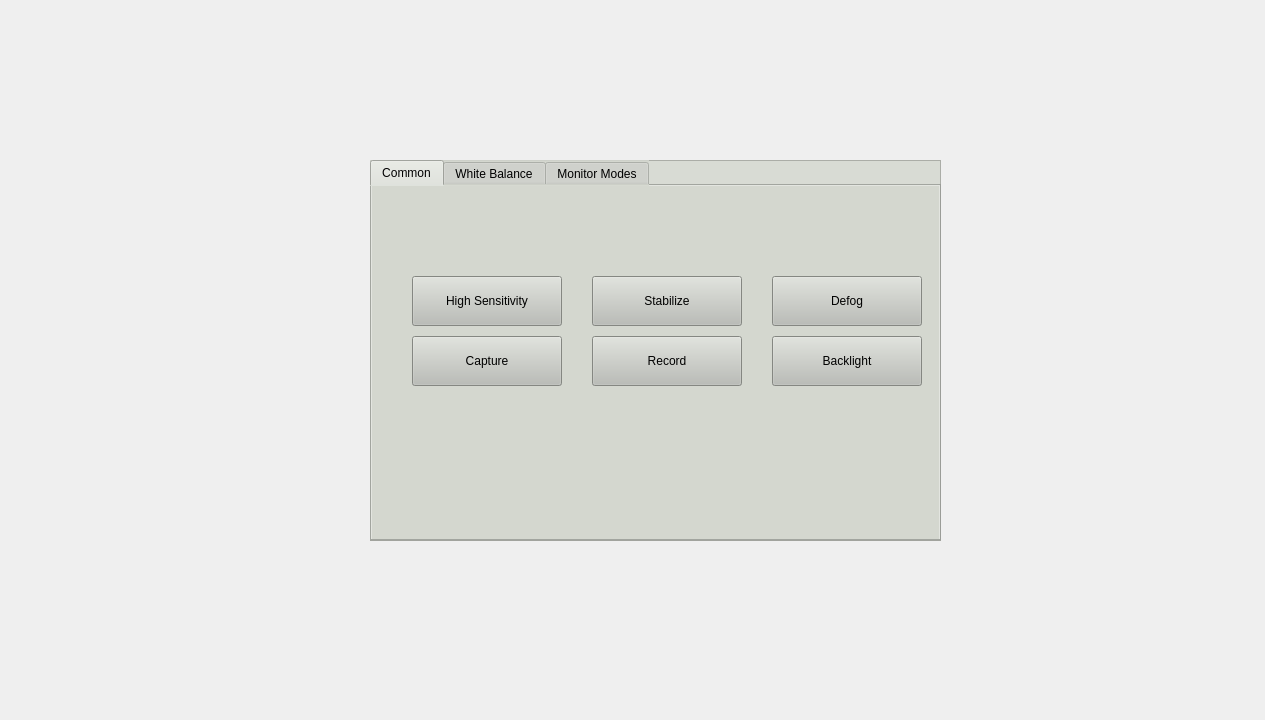
<?xml version="1.0" encoding="UTF-8"?>
<ui version="4.0">
 <class>Form</class>
 <widget class="QWidget" name="Form">
  <property name="geometry">
   <rect>
    <x>0</x>
    <y>0</y>
    <width>1265</width>
    <height>720</height>
   </rect>
  </property>
  <property name="windowTitle">
   <string>Form</string>
  </property>
  <widget class="QFrame" name="camera_setting_panel">
   <property name="geometry">
    <rect>
     <x>370</x>
     <y>160</y>
     <width>571</width>
     <height>381</height>
    </rect>
   </property>
   <property name="styleSheet">
    <string notr="true">background-color: rgba(211, 215, 207,0.85);</string>
   </property>
   <property name="frameShape">
    <enum>QFrame::StyledPanel</enum>
   </property>
   <property name="frameShadow">
    <enum>QFrame::Raised</enum>
   </property>
   <widget class="QTabWidget" name="camera_setting_menu">
    <property name="geometry">
     <rect>
      <x>0</x>
      <y>0</y>
      <width>571</width>
      <height>381</height>
     </rect>
    </property>
    <property name="styleSheet">
     <string notr="true">background-color: rgba(211, 215, 207,0.85);</string>
    </property>
    <property name="tabPosition">
     <enum>QTabWidget::North</enum>
    </property>
    <property name="tabShape">
     <enum>QTabWidget::Rounded</enum>
    </property>
    <property name="currentIndex">
     <number>0</number>
    </property>
    <widget class="QWidget" name="common_menu">
     <property name="styleSheet">
      <string notr="true">background-color: rgba(211, 215, 207,0.85);</string>
     </property>
     <attribute name="title">
      <string>Common</string>
     </attribute>
     <widget class="QPushButton" name="stabilize_button">
      <property name="geometry">
       <rect>
        <x>220</x>
        <y>90</y>
        <width>150</width>
        <height>50</height>
       </rect>
      </property>
      <property name="styleSheet">
       <string notr="true">font: 75 15pt &quot;Ubuntu Condensed&quot;;
background-color: rgb(186, 189, 182);</string>
      </property>
      <property name="text">
       <string notr="true">Stabilize</string>
      </property>
      <property name="checkable">
       <bool>true</bool>
      </property>
     </widget>
     <widget class="QPushButton" name="defog_button">
      <property name="geometry">
       <rect>
        <x>400</x>
        <y>90</y>
        <width>150</width>
        <height>50</height>
       </rect>
      </property>
      <property name="styleSheet">
       <string notr="true">font: 75 15pt &quot;Ubuntu Condensed&quot;;
background-color: rgb(186, 189, 182);</string>
      </property>
      <property name="text">
       <string notr="true">Defog</string>
      </property>
      <property name="checkable">
       <bool>true</bool>
      </property>
     </widget>
     <widget class="QPushButton" name="capture_button">
      <property name="geometry">
       <rect>
        <x>40</x>
        <y>150</y>
        <width>150</width>
        <height>50</height>
       </rect>
      </property>
      <property name="styleSheet">
       <string notr="true">font: 75 15pt &quot;Ubuntu Condensed&quot;;
background-color: rgb(186, 189, 182);</string>
      </property>
      <property name="text">
       <string notr="true">Capture</string>
      </property>
      <property name="checkable">
       <bool>true</bool>
      </property>
     </widget>
     <widget class="QPushButton" name="record_button">
      <property name="geometry">
       <rect>
        <x>220</x>
        <y>150</y>
        <width>150</width>
        <height>50</height>
       </rect>
      </property>
      <property name="styleSheet">
       <string notr="true">font: 75 15pt &quot;Ubuntu Condensed&quot;;
background-color: rgb(186, 189, 182);</string>
      </property>
      <property name="text">
       <string notr="true">Record</string>
      </property>
      <property name="checkable">
       <bool>true</bool>
      </property>
     </widget>
     <widget class="QPushButton" name="sensitivity_button">
      <property name="geometry">
       <rect>
        <x>40</x>
        <y>90</y>
        <width>150</width>
        <height>50</height>
       </rect>
      </property>
      <property name="styleSheet">
       <string notr="true">font: 75 15pt &quot;Ubuntu Condensed&quot;;
background-color: rgb(186, 189, 182);</string>
      </property>
      <property name="text">
       <string>High Sensitivity</string>
      </property>
      <property name="checkable">
       <bool>true</bool>
      </property>
     </widget>
     <widget class="QPushButton" name="backlight_button">
      <property name="geometry">
       <rect>
        <x>400</x>
        <y>150</y>
        <width>150</width>
        <height>50</height>
       </rect>
      </property>
      <property name="styleSheet">
       <string notr="true">font: 75 15pt &quot;Ubuntu Condensed&quot;;
background-color: rgb(186, 189, 182);</string>
      </property>
      <property name="text">
       <string>Backlight</string>
      </property>
      <property name="checkable">
       <bool>true</bool>
      </property>
     </widget>
    </widget>
    <widget class="QWidget" name="white_balance_menu">
     <property name="styleSheet">
      <string notr="true">background-color: rgba(211, 215, 207,0.85);</string>
     </property>
     <attribute name="title">
      <string>White Balance</string>
     </attribute>
     <widget class="QPushButton" name="indoor_button">
      <property name="geometry">
       <rect>
        <x>390</x>
        <y>20</y>
        <width>150</width>
        <height>50</height>
       </rect>
      </property>
      <property name="styleSheet">
       <string notr="true">font: 75 15pt &quot;Ubuntu Condensed&quot;;
background-color: rgb(186, 189, 182);</string>
      </property>
      <property name="text">
       <string>Indoor</string>
      </property>
     </widget>
     <widget class="QPushButton" name="wb_auto_button">
      <property name="geometry">
       <rect>
        <x>30</x>
        <y>20</y>
        <width>150</width>
        <height>50</height>
       </rect>
      </property>
      <property name="layoutDirection">
       <enum>Qt::RightToLeft</enum>
      </property>
      <property name="styleSheet">
       <string notr="true">font: 75 15pt &quot;Ubuntu Condensed&quot;;
background-color: rgb(186, 189, 182);</string>
      </property>
      <property name="text">
       <string>Auto</string>
      </property>
      <property name="checkable">
       <bool>false</bool>
      </property>
     </widget>
     <widget class="QPushButton" name="onePush_button">
      <property name="geometry">
       <rect>
        <x>390</x>
        <y>80</y>
        <width>150</width>
        <height>50</height>
       </rect>
      </property>
      <property name="styleSheet">
       <string notr="true">font: 75 15pt &quot;Ubuntu Condensed&quot;;
background-color: rgb(186, 189, 182);</string>
      </property>
      <property name="text">
       <string>One Push</string>
      </property>
     </widget>
     <widget class="QPushButton" name="outdoorAuto_button">
      <property name="geometry">
       <rect>
        <x>210</x>
        <y>80</y>
        <width>150</width>
        <height>50</height>
       </rect>
      </property>
      <property name="styleSheet">
       <string notr="true">font: 75 15pt &quot;Ubuntu Condensed&quot;;
background-color: rgb(186, 189, 182);</string>
      </property>
      <property name="text">
       <string>Outdoor Auto</string>
      </property>
     </widget>
     <widget class="QPushButton" name="wb_manual_button">
      <property name="geometry">
       <rect>
        <x>210</x>
        <y>20</y>
        <width>150</width>
        <height>50</height>
       </rect>
      </property>
      <property name="styleSheet">
       <string notr="true">font: 75 15pt &quot;Ubuntu Condensed&quot;;
background-color: rgb(186, 189, 182);</string>
      </property>
      <property name="text">
       <string>Manual</string>
      </property>
     </widget>
     <widget class="QPushButton" name="sodiumLamp_button">
      <property name="geometry">
       <rect>
        <x>390</x>
        <y>150</y>
        <width>150</width>
        <height>50</height>
       </rect>
      </property>
      <property name="styleSheet">
       <string notr="true">font: 75 15pt &quot;Ubuntu Condensed&quot;;
background-color: rgb(186, 189, 182);</string>
      </property>
      <property name="text">
       <string>Sodium Lamp</string>
      </property>
     </widget>
     <widget class="QPushButton" name="outdoor_button">
      <property name="geometry">
       <rect>
        <x>30</x>
        <y>80</y>
        <width>150</width>
        <height>50</height>
       </rect>
      </property>
      <property name="styleSheet">
       <string notr="true">font: 75 15pt &quot;Ubuntu Condensed&quot;;
background-color: rgb(186, 189, 182);</string>
      </property>
      <property name="text">
       <string>Outdoor</string>
      </property>
     </widget>
     <widget class="QPushButton" name="autoTracing_button">
      <property name="geometry">
       <rect>
        <x>30</x>
        <y>150</y>
        <width>150</width>
        <height>50</height>
       </rect>
      </property>
      <property name="styleSheet">
       <string notr="true">font: 75 15pt &quot;Ubuntu Condensed&quot;;
background-color: rgb(186, 189, 182);</string>
      </property>
      <property name="text">
       <string>Auto Tracing</string>
      </property>
     </widget>
     <widget class="QLabel" name="label">
      <property name="geometry">
       <rect>
        <x>10</x>
        <y>320</y>
        <width>51</width>
        <height>19</height>
       </rect>
      </property>
      <property name="text">
       <string>Mode:</string>
      </property>
     </widget>
     <widget class="QLabel" name="wb_mode">
      <property name="geometry">
       <rect>
        <x>60</x>
        <y>320</y>
        <width>141</width>
        <height>19</height>
       </rect>
      </property>
      <property name="text">
       <string>Auto</string>
      </property>
     </widget>
     <widget class="QSlider" name="red_gain_bar">
      <property name="geometry">
       <rect>
        <x>30</x>
        <y>240</y>
        <width>501</width>
        <height>21</height>
       </rect>
      </property>
      <property name="orientation">
       <enum>Qt::Horizontal</enum>
      </property>
     </widget>
     <widget class="QSlider" name="blue_gain_bar">
      <property name="geometry">
       <rect>
        <x>30</x>
        <y>290</y>
        <width>501</width>
        <height>21</height>
       </rect>
      </property>
      <property name="orientation">
       <enum>Qt::Horizontal</enum>
      </property>
     </widget>
     <widget class="QLabel" name="label_2">
      <property name="geometry">
       <rect>
        <x>30</x>
        <y>220</y>
        <width>51</width>
        <height>19</height>
       </rect>
      </property>
      <property name="text">
       <string>R Gain</string>
      </property>
     </widget>
     <widget class="QLabel" name="label4">
      <property name="geometry">
       <rect>
        <x>30</x>
        <y>270</y>
        <width>51</width>
        <height>19</height>
       </rect>
      </property>
      <property name="text">
       <string>B Gain</string>
      </property>
     </widget>
    </widget>
    <widget class="QWidget" name="monitor_menu">
     <property name="styleSheet">
      <string notr="true">background-color: rgba(211, 215, 207,0.85);</string>
     </property>
     <attribute name="title">
      <string>Monitor Modes</string>
     </attribute>
     <widget class="QStackedWidget" name="stackedWidget">
      <property name="geometry">
       <rect>
        <x>10</x>
        <y>0</y>
        <width>551</width>
        <height>281</height>
       </rect>
      </property>
      <property name="styleSheet">
       <string notr="true">background-color: rgba(211, 215, 207,0.85);</string>
      </property>
      <property name="currentIndex">
       <number>0</number>
      </property>
      <widget class="QWidget" name="page">
       <property name="styleSheet">
        <string notr="true">background-color: rgba(211, 215, 207,0.85);</string>
       </property>
       <widget class="QPushButton" name="monitor_2160p2997">
        <property name="geometry">
         <rect>
          <x>20</x>
          <y>20</y>
          <width>150</width>
          <height>50</height>
         </rect>
        </property>
        <property name="layoutDirection">
         <enum>Qt::RightToLeft</enum>
        </property>
        <property name="styleSheet">
         <string notr="true">font: 75 15pt &quot;Ubuntu Condensed&quot;;
background-color: rgb(186, 189, 182);</string>
        </property>
        <property name="text">
         <string>2160p/29.97</string>
        </property>
        <property name="checkable">
         <bool>false</bool>
        </property>
       </widget>
       <widget class="QPushButton" name="monitor_1080p5994">
        <property name="geometry">
         <rect>
          <x>20</x>
          <y>80</y>
          <width>150</width>
          <height>50</height>
         </rect>
        </property>
        <property name="styleSheet">
         <string notr="true">font: 75 15pt &quot;Ubuntu Condensed&quot;;
background-color: rgb(186, 189, 182);</string>
        </property>
        <property name="text">
         <string>1080p/59.94</string>
        </property>
       </widget>
       <widget class="QPushButton" name="monitor_1080p2997">
        <property name="geometry">
         <rect>
          <x>380</x>
          <y>80</y>
          <width>150</width>
          <height>50</height>
         </rect>
        </property>
        <property name="styleSheet">
         <string notr="true">font: 75 15pt &quot;Ubuntu Condensed&quot;;
background-color: rgb(186, 189, 182);</string>
        </property>
        <property name="text">
         <string>1080p/29.97</string>
        </property>
       </widget>
       <widget class="QPushButton" name="monitor_2160p2398">
        <property name="geometry">
         <rect>
          <x>380</x>
          <y>20</y>
          <width>150</width>
          <height>50</height>
         </rect>
        </property>
        <property name="styleSheet">
         <string notr="true">font: 75 15pt &quot;Ubuntu Condensed&quot;;
background-color: rgb(186, 189, 182);</string>
        </property>
        <property name="text">
         <string>2160p/23.98</string>
        </property>
       </widget>
       <widget class="QPushButton" name="monitor_2160p25">
        <property name="geometry">
         <rect>
          <x>200</x>
          <y>20</y>
          <width>150</width>
          <height>50</height>
         </rect>
        </property>
        <property name="styleSheet">
         <string notr="true">font: 75 15pt &quot;Ubuntu Condensed&quot;;
background-color: rgb(186, 189, 182);</string>
        </property>
        <property name="text">
         <string>2160p/25</string>
        </property>
       </widget>
       <widget class="QPushButton" name="monitor_1080p50">
        <property name="geometry">
         <rect>
          <x>200</x>
          <y>80</y>
          <width>150</width>
          <height>50</height>
         </rect>
        </property>
        <property name="styleSheet">
         <string notr="true">font: 75 15pt &quot;Ubuntu Condensed&quot;;
background-color: rgb(186, 189, 182);</string>
        </property>
        <property name="text">
         <string>1080p/50</string>
        </property>
       </widget>
       <widget class="QPushButton" name="monitor_1080p25">
        <property name="geometry">
         <rect>
          <x>20</x>
          <y>150</y>
          <width>150</width>
          <height>50</height>
         </rect>
        </property>
        <property name="styleSheet">
         <string notr="true">font: 75 15pt &quot;Ubuntu Condensed&quot;;
background-color: rgb(186, 189, 182);</string>
        </property>
        <property name="text">
         <string>1080p/25</string>
        </property>
       </widget>
       <widget class="QPushButton" name="monitor_1080p23">
        <property name="geometry">
         <rect>
          <x>200</x>
          <y>150</y>
          <width>150</width>
          <height>50</height>
         </rect>
        </property>
        <property name="styleSheet">
         <string notr="true">font: 75 15pt &quot;Ubuntu Condensed&quot;;
background-color: rgb(186, 189, 182);</string>
        </property>
        <property name="text">
         <string>1080p/23</string>
        </property>
       </widget>
       <widget class="QPushButton" name="monitor_1080i5994">
        <property name="geometry">
         <rect>
          <x>380</x>
          <y>150</y>
          <width>150</width>
          <height>50</height>
         </rect>
        </property>
        <property name="styleSheet">
         <string notr="true">font: 75 15pt &quot;Ubuntu Condensed&quot;;
background-color: rgb(186, 189, 182);</string>
        </property>
        <property name="text">
         <string>1080i/59.94</string>
        </property>
       </widget>
       <widget class="QPushButton" name="next_button">
        <property name="geometry">
         <rect>
          <x>540</x>
          <y>0</y>
          <width>15</width>
          <height>15</height>
         </rect>
        </property>
        <property name="styleSheet">
         <string notr="true">background-color: transparent;</string>
        </property>
        <property name="text">
         <string/>
        </property>
        <property name="icon">
         <iconset resource="../resource.qrc">
          <normaloff>:/kirins/icon/system/right.png</normaloff>:/kirins/icon/system/right.png</iconset>
        </property>
        <property name="iconSize">
         <size>
          <width>15</width>
          <height>15</height>
         </size>
        </property>
        <property name="flat">
         <bool>true</bool>
        </property>
       </widget>
       <widget class="QPushButton" name="monitor_720p5994">
        <property name="geometry">
         <rect>
          <x>200</x>
          <y>220</y>
          <width>150</width>
          <height>50</height>
         </rect>
        </property>
        <property name="styleSheet">
         <string notr="true">font: 75 15pt &quot;Ubuntu Condensed&quot;;
background-color: rgb(186, 189, 182);</string>
        </property>
        <property name="text">
         <string>720p/59.94</string>
        </property>
       </widget>
       <widget class="QPushButton" name="monitor_1080i50">
        <property name="geometry">
         <rect>
          <x>20</x>
          <y>220</y>
          <width>150</width>
          <height>50</height>
         </rect>
        </property>
        <property name="layoutDirection">
         <enum>Qt::RightToLeft</enum>
        </property>
        <property name="styleSheet">
         <string notr="true">font: 75 15pt &quot;Ubuntu Condensed&quot;;
background-color: rgb(186, 189, 182);</string>
        </property>
        <property name="text">
         <string>1080i/50</string>
        </property>
        <property name="checkable">
         <bool>true</bool>
        </property>
       </widget>
       <widget class="QPushButton" name="monitor_720p50">
        <property name="geometry">
         <rect>
          <x>380</x>
          <y>220</y>
          <width>150</width>
          <height>50</height>
         </rect>
        </property>
        <property name="styleSheet">
         <string notr="true">font: 75 15pt &quot;Ubuntu Condensed&quot;;
background-color: rgb(186, 189, 182);</string>
        </property>
        <property name="text">
         <string>720p/50</string>
        </property>
       </widget>
      </widget>
      <widget class="QWidget" name="page_2">
       <property name="styleSheet">
        <string notr="true">background-color: rgba(211, 215, 207,0.85);</string>
       </property>
       <widget class="QPushButton" name="monitor_480p5994">
        <property name="geometry">
         <rect>
          <x>120</x>
          <y>130</y>
          <width>150</width>
          <height>50</height>
         </rect>
        </property>
        <property name="styleSheet">
         <string notr="true">font: 75 15pt &quot;Ubuntu Condensed&quot;;
background-color: rgb(186, 189, 182);</string>
        </property>
        <property name="text">
         <string>480p/59.94</string>
        </property>
       </widget>
       <widget class="QPushButton" name="monitor_576p50">
        <property name="geometry">
         <rect>
          <x>300</x>
          <y>130</y>
          <width>150</width>
          <height>50</height>
         </rect>
        </property>
        <property name="styleSheet">
         <string notr="true">font: 75 15pt &quot;Ubuntu Condensed&quot;;
background-color: rgb(186, 189, 182);</string>
        </property>
        <property name="text">
         <string>576p/50</string>
        </property>
       </widget>
      </widget>
     </widget>
     <widget class="QLabel" name="label_3">
      <property name="geometry">
       <rect>
        <x>10</x>
        <y>300</y>
        <width>51</width>
        <height>19</height>
       </rect>
      </property>
      <property name="text">
       <string>Mode:</string>
      </property>
     </widget>
     <widget class="QLabel" name="monitor_mode">
      <property name="geometry">
       <rect>
        <x>60</x>
        <y>300</y>
        <width>151</width>
        <height>19</height>
       </rect>
      </property>
      <property name="text">
       <string>2160p/29.97</string>
      </property>
     </widget>
    </widget>
   </widget>
  </widget>
 </widget>
 <resources>
  <include location="../resource.qrc"/>
 </resources>
 <connections/>
</ui>
